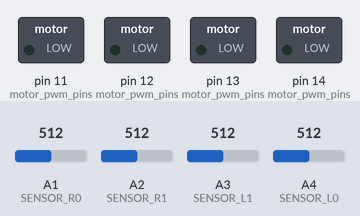
A sketch run on a simulated Arduino Uno, built with avr-gcc and run on an emulated ATmega328P. Parts: switched loads named in the sketch (green lamp = pin HIGH). The inputs (shaded band) are chosen by the test bench; at power-on: A2 (SENSOR_R1) = 512, A3 (SENSOR_L1) = 512, A4 (SENSOR_L0) = 512, A1 (SENSOR_R0) = 512. Pins used as bus, display or sensor lines are not drawn; what the sketch prints to the serial monitor is not drawn.

Above: at 1.2 s.
1.3 s: A2 (SENSOR_R1) set to 484
At 2.5 s:
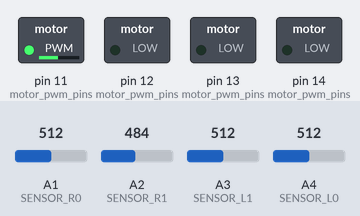
2.8 s: A3 (SENSOR_L1) set to 489
At 3.4 s:
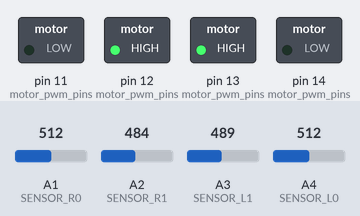
4.3 s: A4 (SENSOR_L0) set to 489
At 4.9 s:
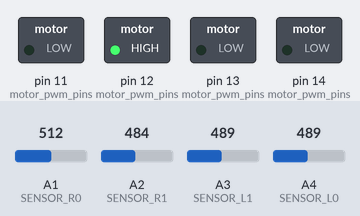
5.8 s: A1 (SENSOR_R0) set to 490
At 6.8 s:
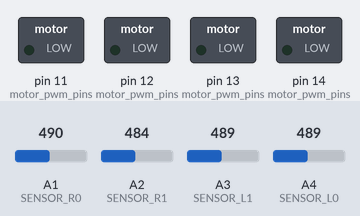
7.3 s: A1 (SENSOR_R0) set to 510
At 8.2 s:
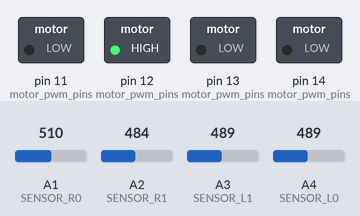
8.8 s: A1 (SENSOR_R0) set to 306
At 9.2 s:
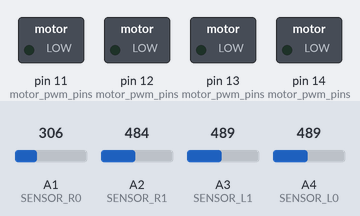
Timing chart, 0 to 11.3 s (numbered marks = the images above; inputs shaded):
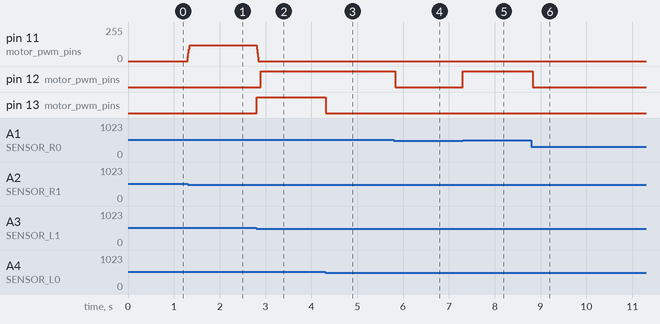

Measured:
- the behaviour switches between 501 and 500 on A2 (SENSOR_R1) (found by bisection; images 0 and 1)
- the behaviour switches between 501 and 500 on A3 (SENSOR_L1) (found by bisection; images 1 and 2)
- the behaviour switches between 501 and 500 on A4 (SENSOR_L0) (found by bisection; images 2 and 3)
- after the input at 1.3 s, pin 11 (motor_pwm_pins): 0/255 → 120/255 at once
- after the input at 2.8 s, pin 11 (motor_pwm_pins): 120/255 → 0/255 at once; pin 12 (motor_pwm_pins): LOW → HIGH after 0.10 s; pin 13 (motor_pwm_pins): LOW → HIGH at once
- after the input at 4.3 s, pin 13 (motor_pwm_pins): HIGH → LOW at once
- after the input at 5.8 s, pin 12 (motor_pwm_pins): HIGH → LOW at once
- after the input at 7.3 s, pin 12 (motor_pwm_pins): LOW → HIGH at once
- after the input at 8.8 s, pin 12 (motor_pwm_pins): HIGH → LOW at once

The sketch:

followline.ino
```cpp
// 基础速度
#define BASE_SPEED 150          // 巡线时的基础前进速度
// 转向控制 (omega值)
#define TURN_OMEGA 50           // 轻微转向时的旋转速度分量
#define SPIN_OMEGA 120           // 原地旋转时的旋转速度分量

// 传感器阈值
#define LINE_THRESHOLD 500

// 传感器引脚定义
#define SENSOR_L1 3  // 最左
#define SENSOR_L0 4  // 中左
#define SENSOR_R0 1  // 中右
#define SENSOR_R1 2  // 最右

#define LF_MOTOR_FWD_PWM 12 // 左前-前进
#define LF_MOTOR_REV_PWM 11 // 左前-后退
#define RF_MOTOR_FWD_PWM 13 // 右前-前进
#define RF_MOTOR_REV_PWM 14 // 右前-后退
#define LR_MOTOR_FWD_PWM 16 // 左后-前进
#define LR_MOTOR_REV_PWM 15 // 左后-后退
#define RR_MOTOR_FWD_PWM 17 // 右后-前进
#define RR_MOTOR_REV_PWM 18 // 右后-后退

#define PWM_CHANNELS 4
#define PWM_STEP 30
#define PWM_INTERVAL 10  // ms

unsigned long lastUpdate = 0;
int current_pwm[PWM_CHANNELS] = { 0 };
int target_pwm[PWM_CHANNELS] = { 0 };

int motor_pwm_pins[PWM_CHANNELS][2] = {
  { LF_MOTOR_FWD_PWM, LF_MOTOR_REV_PWM },  // 0: 左前轮 (LF)
  { RF_MOTOR_FWD_PWM, RF_MOTOR_REV_PWM },  // 1: 右前轮 (RF)
  { LR_MOTOR_FWD_PWM, LR_MOTOR_REV_PWM },  // 2: 左后轮 (LR)
  { RR_MOTOR_FWD_PWM, RR_MOTOR_REV_PWM },  // 3: 右后轮 (RR)
};


// 设置单个电机的目标PWM值
void setMotor(int channel, int pwm_value) {
  target_pwm[channel] = constrain(pwm_value, -255, 255);
}

// 实际应用PWM值到电机驱动引脚
void applyMotorPWM(int channel, int value) {
  int pinA = motor_pwm_pins[channel][0];
  int pinB = motor_pwm_pins[channel][1];
  if (value > 0) {
    analogWrite(pinA, value);
    analogWrite(pinB, 0);
  } else if (value < 0) {
    analogWrite(pinA, 0);
    analogWrite(pinB, -value);
  } else {
    analogWrite(pinA, 0);
    analogWrite(pinB, 0);
  }
}

// 平滑更新所有电机的PWM输出
void updateMotors() {
  if (millis() - lastUpdate < PWM_INTERVAL) return;
  lastUpdate = millis();

  for (int i = 0; i < PWM_CHANNELS; i++) {
    if (target_pwm[i] == current_pwm[i]) continue;
    int diff = target_pwm[i] - current_pwm[i];
    current_pwm[i] += (abs(diff) <= PWM_STEP) ? diff : (diff > 0 ? PWM_STEP : -PWM_STEP);
    applyMotorPWM(i, current_pwm[i]);
  }
}

/**
 * @brief 控制麦克纳母轮小车的运动
 * @param vx 前进速度 (-255 到 255), 正为前进, 负为后退
 * @param vy 平移速度 (-255 到 255), 正为向右, 负为向左
 * @param omega 旋转速度 (-255 到 255), 正为顺时针, 负为逆时针
 */
void mecanumDrive(int vx, int vy, int omega) {
  int pwm_lf = vx - vy + omega;
  int pwm_rf = vx + vy - omega;
  int pwm_lr = vx + vy + omega;
  int pwm_rr = vx - vy - omega;

  // 查找最大PWM值，用于归一化，防止速度超限
  int max_pwm = 0;
  max_pwm = max(max_pwm, abs(pwm_lf));
  max_pwm = max(max_pwm, abs(pwm_rf));
  max_pwm = max(max_pwm, abs(pwm_lr));
  max_pwm = max(max_pwm, abs(pwm_rr));

  // 如果计算出的最大值超过255，则按比例缩小所有值
  if (max_pwm > 255) {
    pwm_lf = map(pwm_lf, -max_pwm, max_pwm, -255, 255);
    pwm_rf = map(pwm_rf, -max_pwm, max_pwm, -255, 255);
    pwm_lr = map(pwm_lr, -max_pwm, max_pwm, -255, 255);
    pwm_rr = map(pwm_rr, -max_pwm, max_pwm, -255, 255);
  }

  // 将计算好的PWM值设置给对应的电机
  setMotor(0, pwm_lf); // 左前
  setMotor(1, pwm_rf); // 右前
  setMotor(2, pwm_lr); // 左后
  setMotor(3, pwm_rr); // 右后
}


/**
 * @brief 根据传感器状态执行巡线逻辑
 */
void executeLineFollowingLogic() {
  // 读取所有传感器状态 (1表示在黑线上, 0表示在白底上)
  bool sL1 = (analogRead(SENSOR_L1) > LINE_THRESHOLD);
  bool sL0 = (analogRead(SENSOR_L0) > LINE_THRESHOLD);
  bool sR0 = (analogRead(SENSOR_R0) > LINE_THRESHOLD);
  bool sR1 = (analogRead(SENSOR_R1) > LINE_THRESHOLD);

  // 将4个传感器的状态合并成一个4位的二进制数
  // 格式: sL1 sL0 sR0 sR1
  byte sensorState = (sL1 << 3) | (sL0 << 2) | (sR0 << 1) | sR1;

  Serial.print("Sensor State (L1,L0,R0,R1): ");
  Serial.print(sL1); Serial.print(sL0); Serial.print(sR0); Serial.println(sR1);

  switch (sensorState) {
    case 0b0110: // 状态 [0,1,1,0]: 完美在循迹线上 -> 直行
      mecanumDrive(BASE_SPEED, 0, 0);
      break;

    case 0b0010: // 状态 [0,0,1,0]: 车体偏左 -> 向右轻转
      mecanumDrive(BASE_SPEED, 0, TURN_OMEGA);
      break;
    case 0b0100: // 状态 [0,1,0,0]: 车体偏右 -> 向左轻转
      mecanumDrive(BASE_SPEED, 0, -TURN_OMEGA);
      break;

    case 0b0011: // 状态 [0,0,1,1]: 车体严重偏左 -> 向右转
      mecanumDrive(BASE_SPEED, 0, TURN_OMEGA * 1.2);
    case 0b1100: // 状态 [1,1,0,0]: 车体严重偏右 -> 向左转
      mecanumDrive(BASE_SPEED, 0, -TURN_OMEGA * 1.2);
      break;

    case 0b0001: // 状态 [0,0,0,1]: 车体在最左侧，压到最右侧线 -> 向右急转
     mecanumDrive(BASE_SPEED, 0, TURN_OMEGA * 1.5);
    case 0b1000: // 状态 [1,0,0,0]: 车体在最右侧，压到最左侧线 -> 向左急转
     mecanumDrive(BASE_SPEED, 0, -TURN_OMEGA * 1.5);
      break;

    // 处理直角弯或T字路口
    case 0b1110: // 左侧检测到横线 -> 向左旋转
       mecanumDrive(0, 0, -SPIN_OMEGA);
       break;

    case 0b0111: // 右侧检测到横线 -> 向右旋转
       mecanumDrive(0, 0, SPIN_OMEGA);
       break;

    case 0b0000:
      mecanumDrive(0, 0, SPIN_OMEGA);
      break;

    case 0b1111:
      mecanumDrive(0, 0, 0);
      break;

    default: // 其他未定义状态
      // 默认停止，保证安全
      mecanumDrive(0, 0, 0);
      break;
  }
}


void setup() {
  Serial.begin(115200);

  pinMode(SENSOR_L0, INPUT);
  pinMode(SENSOR_R0, INPUT);
  pinMode(SENSOR_L1, INPUT);
  pinMode(SENSOR_R1, INPUT);

  for (int i = 0; i < PWM_CHANNELS; i++) {
    pinMode(motor_pwm_pins[i][0], OUTPUT);
    pinMode(motor_pwm_pins[i][1], OUTPUT);
  }
  Serial.println("Mecanum Line Follower Initialized.");
}

void loop() {
  executeLineFollowingLogic();
  updateMotors();
}
```
